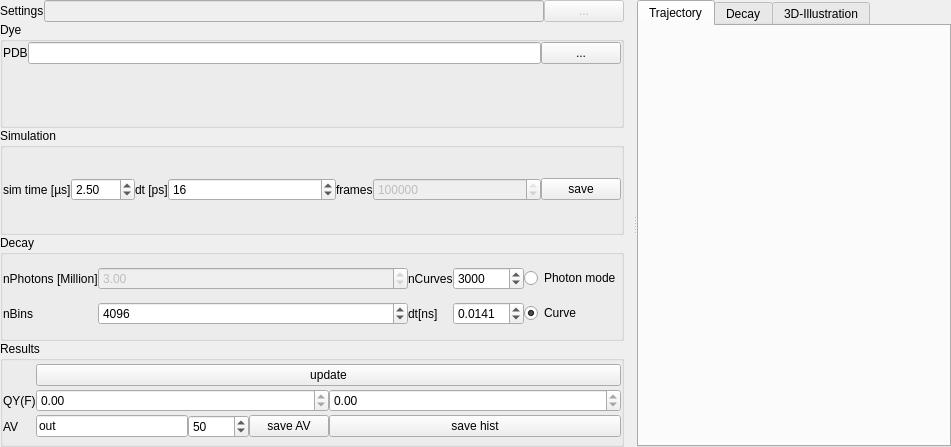
<?xml version="1.0" encoding="UTF-8"?>
<ui version="4.0">
 <class>Form</class>
 <widget class="QWidget" name="Form">
  <property name="geometry">
   <rect>
    <x>0</x>
    <y>0</y>
    <width>951</width>
    <height>447</height>
   </rect>
  </property>
  <property name="windowTitle">
   <string>Dye-quenching</string>
  </property>
  <property name="windowIcon">
   <iconset>
    <normaloff>:/icons/icons/dye-diffusion.ico</normaloff>:/icons/icons/dye-diffusion.ico</iconset>
  </property>
  <layout class="QVBoxLayout" name="verticalLayout_9">
   <property name="spacing">
    <number>0</number>
   </property>
   <property name="margin">
    <number>0</number>
   </property>
   <item>
    <widget class="QSplitter" name="splitter">
     <property name="orientation">
      <enum>Qt::Horizontal</enum>
     </property>
     <widget class="QScrollArea" name="scrollArea">
      <property name="sizePolicy">
       <sizepolicy hsizetype="Minimum" vsizetype="Expanding">
        <horstretch>0</horstretch>
        <verstretch>0</verstretch>
       </sizepolicy>
      </property>
      <property name="minimumSize">
       <size>
        <width>400</width>
        <height>0</height>
       </size>
      </property>
      <property name="frameShape">
       <enum>QFrame::NoFrame</enum>
      </property>
      <property name="frameShadow">
       <enum>QFrame::Raised</enum>
      </property>
      <property name="lineWidth">
       <number>0</number>
      </property>
      <property name="widgetResizable">
       <bool>true</bool>
      </property>
      <widget class="QWidget" name="scrollAreaWidgetContents_2">
       <property name="geometry">
        <rect>
         <x>0</x>
         <y>0</y>
         <width>616</width>
         <height>447</height>
        </rect>
       </property>
       <layout class="QVBoxLayout" name="verticalLayout">
        <property name="spacing">
         <number>0</number>
        </property>
        <property name="leftMargin">
         <number>0</number>
        </property>
        <property name="topMargin">
         <number>0</number>
        </property>
        <property name="bottomMargin">
         <number>0</number>
        </property>
        <item>
         <layout class="QHBoxLayout" name="horizontalLayout_5">
          <property name="spacing">
           <number>0</number>
          </property>
          <item>
           <widget class="QLabel" name="label_25">
            <property name="text">
             <string>Settings</string>
            </property>
           </widget>
          </item>
          <item>
           <widget class="QLineEdit" name="lineEdit_2">
            <property name="enabled">
             <bool>false</bool>
            </property>
           </widget>
          </item>
          <item>
           <widget class="QPushButton" name="toolButton">
            <property name="enabled">
             <bool>false</bool>
            </property>
            <property name="text">
             <string>...</string>
            </property>
           </widget>
          </item>
         </layout>
        </item>
        <item>
         <widget class="QGroupBox" name="groupBox">
          <property name="title">
           <string>Dye</string>
          </property>
          <layout class="QGridLayout" name="gridLayout">
           <property name="margin">
            <number>0</number>
           </property>
           <property name="spacing">
            <number>0</number>
           </property>
           <item row="1" column="1" rowspan="6">
            <layout class="QVBoxLayout" name="verticalLayout_14">
             <property name="spacing">
              <number>0</number>
             </property>
            </layout>
           </item>
           <item row="1" column="0" rowspan="6">
            <layout class="QVBoxLayout" name="verticalLayout_10">
             <property name="spacing">
              <number>0</number>
             </property>
            </layout>
           </item>
           <item row="0" column="0" colspan="2">
            <layout class="QHBoxLayout" name="horizontalLayout">
             <property name="spacing">
              <number>0</number>
             </property>
             <item>
              <widget class="QLabel" name="label_15">
               <property name="sizePolicy">
                <sizepolicy hsizetype="Fixed" vsizetype="Preferred">
                 <horstretch>0</horstretch>
                 <verstretch>0</verstretch>
                </sizepolicy>
               </property>
               <property name="text">
                <string>PDB</string>
               </property>
              </widget>
             </item>
             <item>
              <widget class="QLineEdit" name="lineEdit">
               <property name="readOnly">
                <bool>true</bool>
               </property>
              </widget>
             </item>
             <item>
              <widget class="QPushButton" name="toolButton_2">
               <property name="text">
                <string>...</string>
               </property>
              </widget>
             </item>
            </layout>
           </item>
          </layout>
         </widget>
        </item>
        <item>
         <layout class="QVBoxLayout" name="verticalLayout_13"/>
        </item>
        <item>
         <layout class="QVBoxLayout" name="verticalLayout_11">
          <property name="spacing">
           <number>0</number>
          </property>
         </layout>
        </item>
        <item>
         <widget class="QGroupBox" name="groupBox_2">
          <property name="title">
           <string>Simulation</string>
          </property>
          <property name="checkable">
           <bool>false</bool>
          </property>
          <layout class="QGridLayout" name="gridLayout_2">
           <property name="margin">
            <number>0</number>
           </property>
           <property name="spacing">
            <number>0</number>
           </property>
           <item row="0" column="7">
            <widget class="QSpinBox" name="spinBox">
             <property name="enabled">
              <bool>false</bool>
             </property>
             <property name="sizePolicy">
              <sizepolicy hsizetype="Expanding" vsizetype="Fixed">
               <horstretch>0</horstretch>
               <verstretch>0</verstretch>
              </sizepolicy>
             </property>
             <property name="maximum">
              <number>99999999</number>
             </property>
             <property name="value">
              <number>156250</number>
             </property>
            </widget>
           </item>
           <item row="0" column="1" colspan="2">
            <widget class="QDoubleSpinBox" name="doubleSpinBox_6">
             <property name="sizePolicy">
              <sizepolicy hsizetype="Expanding" vsizetype="Fixed">
               <horstretch>0</horstretch>
               <verstretch>0</verstretch>
              </sizepolicy>
             </property>
             <property name="maximum">
              <double>200.000000000000000</double>
             </property>
             <property name="value">
              <double>2.500000000000000</double>
             </property>
            </widget>
           </item>
           <item row="0" column="0">
            <widget class="QLabel" name="label_9">
             <property name="text">
              <string>sim time [µs]</string>
             </property>
            </widget>
           </item>
           <item row="0" column="5">
            <widget class="QDoubleSpinBox" name="doubleSpinBox_7">
             <property name="sizePolicy">
              <sizepolicy hsizetype="Expanding" vsizetype="Fixed">
               <horstretch>0</horstretch>
               <verstretch>0</verstretch>
              </sizepolicy>
             </property>
             <property name="decimals">
              <number>0</number>
             </property>
             <property name="value">
              <double>16.000000000000000</double>
             </property>
            </widget>
           </item>
           <item row="0" column="4">
            <widget class="QLabel" name="label_10">
             <property name="text">
              <string>dt [ps]</string>
             </property>
            </widget>
           </item>
           <item row="0" column="6">
            <widget class="QLabel" name="label_11">
             <property name="text">
              <string>frames</string>
             </property>
            </widget>
           </item>
           <item row="0" column="8">
            <widget class="QPushButton" name="toolButton_3">
             <property name="text">
              <string>save</string>
             </property>
            </widget>
           </item>
          </layout>
         </widget>
        </item>
        <item>
         <widget class="QGroupBox" name="groupBox_6">
          <property name="title">
           <string>Decay</string>
          </property>
          <layout class="QGridLayout" name="gridLayout_6">
           <property name="margin">
            <number>0</number>
           </property>
           <property name="spacing">
            <number>0</number>
           </property>
           <item row="1" column="2">
            <widget class="QSpinBox" name="spinBox_2">
             <property name="sizePolicy">
              <sizepolicy hsizetype="Expanding" vsizetype="Fixed">
               <horstretch>0</horstretch>
               <verstretch>0</verstretch>
              </sizepolicy>
             </property>
             <property name="maximum">
              <number>8192</number>
             </property>
             <property name="value">
              <number>4096</number>
             </property>
            </widget>
           </item>
           <item row="1" column="0" colspan="2">
            <widget class="QLabel" name="label_19">
             <property name="sizePolicy">
              <sizepolicy hsizetype="Fixed" vsizetype="Preferred">
               <horstretch>0</horstretch>
               <verstretch>0</verstretch>
              </sizepolicy>
             </property>
             <property name="text">
              <string>nBins</string>
             </property>
            </widget>
           </item>
           <item row="1" column="5">
            <widget class="QRadioButton" name="radioButton_4">
             <property name="text">
              <string>Curve</string>
             </property>
             <property name="checkable">
              <bool>true</bool>
             </property>
             <property name="checked">
              <bool>true</bool>
             </property>
            </widget>
           </item>
           <item row="0" column="2">
            <widget class="QDoubleSpinBox" name="doubleSpinBox_11">
             <property name="enabled">
              <bool>false</bool>
             </property>
             <property name="sizePolicy">
              <sizepolicy hsizetype="Expanding" vsizetype="Fixed">
               <horstretch>0</horstretch>
               <verstretch>0</verstretch>
              </sizepolicy>
             </property>
             <property name="singleStep">
              <double>0.250000000000000</double>
             </property>
             <property name="value">
              <double>3.000000000000000</double>
             </property>
            </widget>
           </item>
           <item row="0" column="0">
            <widget class="QLabel" name="label_17">
             <property name="text">
              <string>nPhotons [Million]</string>
             </property>
            </widget>
           </item>
           <item row="1" column="4">
            <widget class="QDoubleSpinBox" name="doubleSpinBox_18">
             <property name="decimals">
              <number>4</number>
             </property>
             <property name="value">
              <double>0.014100000000000</double>
             </property>
            </widget>
           </item>
           <item row="0" column="5">
            <widget class="QRadioButton" name="radioButton_3">
             <property name="text">
              <string>Photon mode</string>
             </property>
             <property name="checked">
              <bool>false</bool>
             </property>
            </widget>
           </item>
           <item row="1" column="3">
            <widget class="QLabel" name="label_21">
             <property name="sizePolicy">
              <sizepolicy hsizetype="Fixed" vsizetype="Preferred">
               <horstretch>0</horstretch>
               <verstretch>0</verstretch>
              </sizepolicy>
             </property>
             <property name="text">
              <string>dt[ns]</string>
             </property>
            </widget>
           </item>
           <item row="0" column="3">
            <widget class="QLabel" name="label">
             <property name="text">
              <string>nCurves</string>
             </property>
            </widget>
           </item>
           <item row="0" column="4">
            <widget class="QSpinBox" name="spinBox_4">
             <property name="minimum">
              <number>1</number>
             </property>
             <property name="maximum">
              <number>999999</number>
             </property>
             <property name="singleStep">
              <number>1000</number>
             </property>
             <property name="value">
              <number>3000</number>
             </property>
            </widget>
           </item>
          </layout>
         </widget>
        </item>
        <item>
         <widget class="QGroupBox" name="groupBox_7">
          <property name="title">
           <string>Results</string>
          </property>
          <layout class="QGridLayout" name="gridLayout_7">
           <property name="margin">
            <number>0</number>
           </property>
           <property name="spacing">
            <number>0</number>
           </property>
           <item row="1" column="0">
            <widget class="QLabel" name="label_20">
             <property name="sizePolicy">
              <sizepolicy hsizetype="Fixed" vsizetype="Preferred">
               <horstretch>0</horstretch>
               <verstretch>0</verstretch>
              </sizepolicy>
             </property>
             <property name="text">
              <string>QY(F)</string>
             </property>
            </widget>
           </item>
           <item row="1" column="2">
            <widget class="QDoubleSpinBox" name="doubleSpinBox_15">
             <property name="sizePolicy">
              <sizepolicy hsizetype="MinimumExpanding" vsizetype="Fixed">
               <horstretch>0</horstretch>
               <verstretch>0</verstretch>
              </sizepolicy>
             </property>
             <property name="toolTip">
              <string>The percentage of collided frames</string>
             </property>
             <property name="readOnly">
              <bool>true</bool>
             </property>
             <property name="decimals">
              <number>2</number>
             </property>
            </widget>
           </item>
           <item row="1" column="1">
            <widget class="QDoubleSpinBox" name="doubleSpinBox_16">
             <property name="toolTip">
              <string>The quantum yield of the decay</string>
             </property>
             <property name="readOnly">
              <bool>true</bool>
             </property>
             <property name="maximum">
              <double>2.000000000000000</double>
             </property>
            </widget>
           </item>
           <item row="2" column="0">
            <widget class="QLabel" name="label_18">
             <property name="text">
              <string>AV</string>
             </property>
            </widget>
           </item>
           <item row="0" column="1" colspan="3">
            <widget class="QPushButton" name="pushButton_3">
             <property name="sizePolicy">
              <sizepolicy hsizetype="Minimum" vsizetype="Fixed">
               <horstretch>0</horstretch>
               <verstretch>0</verstretch>
              </sizepolicy>
             </property>
             <property name="text">
              <string>update</string>
             </property>
            </widget>
           </item>
           <item row="2" column="1">
            <layout class="QHBoxLayout" name="horizontalLayout_2">
             <property name="spacing">
              <number>0</number>
             </property>
             <item>
              <widget class="QLineEdit" name="lineEdit_5">
               <property name="text">
                <string>out</string>
               </property>
              </widget>
             </item>
             <item>
              <widget class="QSpinBox" name="spinBox_3">
               <property name="toolTip">
                <string>Skip every x'th frame in the trajectory (save space for saving)</string>
               </property>
               <property name="maximum">
                <number>99999</number>
               </property>
               <property name="value">
                <number>50</number>
               </property>
              </widget>
             </item>
             <item>
              <widget class="QPushButton" name="pushButton_5">
               <property name="text">
                <string>save AV</string>
               </property>
              </widget>
             </item>
            </layout>
           </item>
           <item row="2" column="2">
            <widget class="QPushButton" name="pushButton_4">
             <property name="text">
              <string>save hist</string>
             </property>
            </widget>
           </item>
          </layout>
         </widget>
        </item>
       </layout>
      </widget>
     </widget>
     <widget class="QTabWidget" name="tabWidget">
      <property name="currentIndex">
       <number>0</number>
      </property>
      <widget class="QWidget" name="tab">
       <attribute name="title">
        <string>Trajectory</string>
       </attribute>
       <layout class="QVBoxLayout" name="verticalLayout_7">
        <property name="spacing">
         <number>0</number>
        </property>
        <property name="margin">
         <number>0</number>
        </property>
        <item>
         <layout class="QVBoxLayout" name="verticalLayout_6">
          <property name="spacing">
           <number>0</number>
          </property>
         </layout>
        </item>
       </layout>
      </widget>
      <widget class="QWidget" name="tab_3">
       <attribute name="title">
        <string>Decay</string>
       </attribute>
       <layout class="QVBoxLayout" name="verticalLayout_3">
        <property name="spacing">
         <number>0</number>
        </property>
        <property name="margin">
         <number>0</number>
        </property>
        <item>
         <layout class="QVBoxLayout" name="verticalLayout_2">
          <property name="spacing">
           <number>0</number>
          </property>
         </layout>
        </item>
       </layout>
      </widget>
      <widget class="QWidget" name="tab_2">
       <attribute name="title">
        <string>3D-Illustration</string>
       </attribute>
       <layout class="QVBoxLayout" name="verticalLayout_5">
        <property name="spacing">
         <number>0</number>
        </property>
        <property name="margin">
         <number>0</number>
        </property>
        <item>
         <layout class="QVBoxLayout" name="verticalLayout_4">
          <property name="spacing">
           <number>0</number>
          </property>
         </layout>
        </item>
       </layout>
      </widget>
     </widget>
    </widget>
   </item>
  </layout>
  <action name="actionSave_histogram">
   <property name="text">
    <string>Save histogram</string>
   </property>
  </action>
  <action name="actionUpdate_all">
   <property name="text">
    <string>Update all</string>
   </property>
  </action>
  <action name="actionSave_AV">
   <property name="text">
    <string>Save AV</string>
   </property>
  </action>
  <action name="actionLoad_PDB">
   <property name="text">
    <string>Load PDB</string>
   </property>
  </action>
  <action name="actionLoad_settings">
   <property name="text">
    <string>Load settings</string>
   </property>
  </action>
  <action name="actionSave_trajectory">
   <property name="text">
    <string>Save trajectory</string>
   </property>
  </action>
 </widget>
 <resources>
  <include location="rescource.qrc"/>
 </resources>
 <connections>
  <connection>
   <sender>pushButton_5</sender>
   <signal>clicked()</signal>
   <receiver>actionSave_AV</receiver>
   <slot>trigger()</slot>
   <hints>
    <hint type="sourcelabel">
     <x>403</x>
     <y>430</y>
    </hint>
    <hint type="destinationlabel">
     <x>-1</x>
     <y>-1</y>
    </hint>
   </hints>
  </connection>
  <connection>
   <sender>pushButton_3</sender>
   <signal>clicked()</signal>
   <receiver>actionUpdate_all</receiver>
   <slot>trigger()</slot>
   <hints>
    <hint type="sourcelabel">
     <x>403</x>
     <y>407</y>
    </hint>
    <hint type="destinationlabel">
     <x>-1</x>
     <y>-1</y>
    </hint>
   </hints>
  </connection>
  <connection>
   <sender>radioButton_3</sender>
   <signal>toggled(bool)</signal>
   <receiver>doubleSpinBox_11</receiver>
   <slot>setEnabled(bool)</slot>
   <hints>
    <hint type="sourcelabel">
     <x>333</x>
     <y>493</y>
    </hint>
    <hint type="destinationlabel">
     <x>140</x>
     <y>493</y>
    </hint>
   </hints>
  </connection>
  <connection>
   <sender>radioButton_3</sender>
   <signal>toggled(bool)</signal>
   <receiver>spinBox_4</receiver>
   <slot>setDisabled(bool)</slot>
   <hints>
    <hint type="sourcelabel">
     <x>333</x>
     <y>493</y>
    </hint>
    <hint type="destinationlabel">
     <x>258</x>
     <y>493</y>
    </hint>
   </hints>
  </connection>
  <connection>
   <sender>toolButton_2</sender>
   <signal>clicked()</signal>
   <receiver>actionLoad_PDB</receiver>
   <slot>trigger()</slot>
   <hints>
    <hint type="sourcelabel">
     <x>479</x>
     <y>46</y>
    </hint>
    <hint type="destinationlabel">
     <x>-1</x>
     <y>-1</y>
    </hint>
   </hints>
  </connection>
  <connection>
   <sender>toolButton</sender>
   <signal>clicked()</signal>
   <receiver>actionLoad_settings</receiver>
   <slot>trigger()</slot>
   <hints>
    <hint type="sourcelabel">
     <x>479</x>
     <y>21</y>
    </hint>
    <hint type="destinationlabel">
     <x>-1</x>
     <y>-1</y>
    </hint>
   </hints>
  </connection>
  <connection>
   <sender>toolButton_3</sender>
   <signal>clicked()</signal>
   <receiver>actionSave_trajectory</receiver>
   <slot>trigger()</slot>
   <hints>
    <hint type="sourcelabel">
     <x>617</x>
     <y>341</y>
    </hint>
    <hint type="destinationlabel">
     <x>-1</x>
     <y>-1</y>
    </hint>
   </hints>
  </connection>
 </connections>
</ui>
